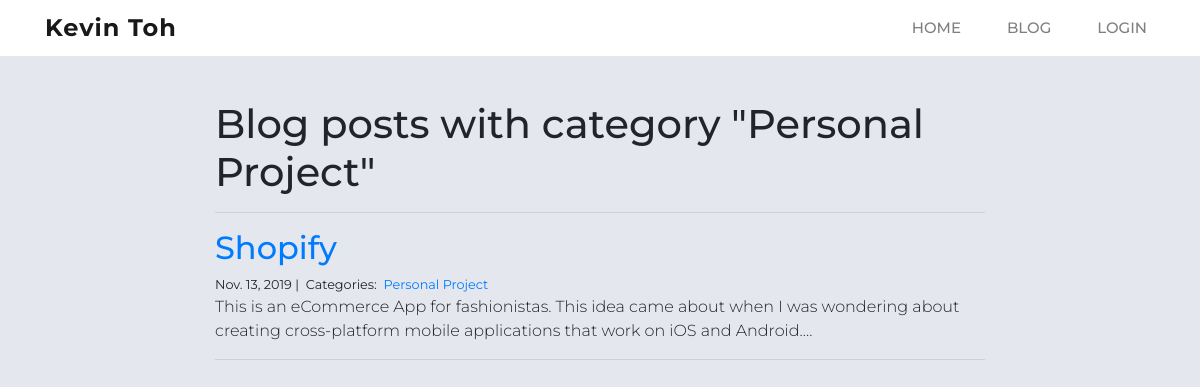
Screenshot of /blog/Personal Project/ with the database file from the repository.
### blog/models.py (models this page shows)
class Category(models.Model):
    name = models.CharField(max_length=20)

class Post(models.Model):
    title = models.CharField(max_length=255)
    body = models.TextField()
    created_on = models.DateTimeField(auto_now_add=True)
    last_modified = models.DateTimeField(auto_now=True)
    categories = models.ManyToManyField('Category', related_name='posts')

### blog/views.py (the view)
# urls.py: path("<category>/", views.blog_category, name="blog_category"),
def blog_category(request, category):
    posts = Post.objects.filter(
        categories__name__contains=category
    ).order_by(
        '-created_on'
    )
    context = {
        "category": category,
        "posts": posts
    }
    return render(request, "blog_category.html", context)

### blog/templates/blog_category.html (shortened to what this page needs)
{% extends "base.html" %}
{% block page_content %}
<div class="col-md-8 offset-md-2" id="blog-category-container">
    <h1>Blog posts with category "{{ category | title }}"</h1>
    <hr>
    {% for post in posts %}
    <div class="blog-post wow fadeInUp">
        <h2><a href="{% url 'blog_detail' post.pk%}">{{ post.title }}</a></h2>
        <small>
            {{ post.created_on.date }} |&nbsp;
            Categories:&nbsp;
            {% for category in post.categories.all %}
            <a href="{% url 'blog_category' category.name %}">
                {{ category.name }}
            </a>&nbsp;
            {% endfor %}
        </small>
        <p>{{ post.body | slice:":400" }}...</p>
        <hr>
    </div>
    {% endfor %}
</div>
{% endblock %}

### projects/static/css/styles.css (style rules this page uses)
html { scroll-behavior: smooth; }
body { background: #e4e7ee; font-family: 'Montserrat', sans-serif; font-style: normal; font-weight: 300; position: relative; }
#blog-index-container, #blog-category-container, #blog-detail-container { padding-top: 100px; }

### rows the page displays
Category: name "Personal Project"
Post: title "Shopify", created_on "Nov. 13, 2019", body "This is an eCommerce App for fashionistas. This idea came about when I was wondering about creating cross-platform mobile applications that work on iOS and Android."
